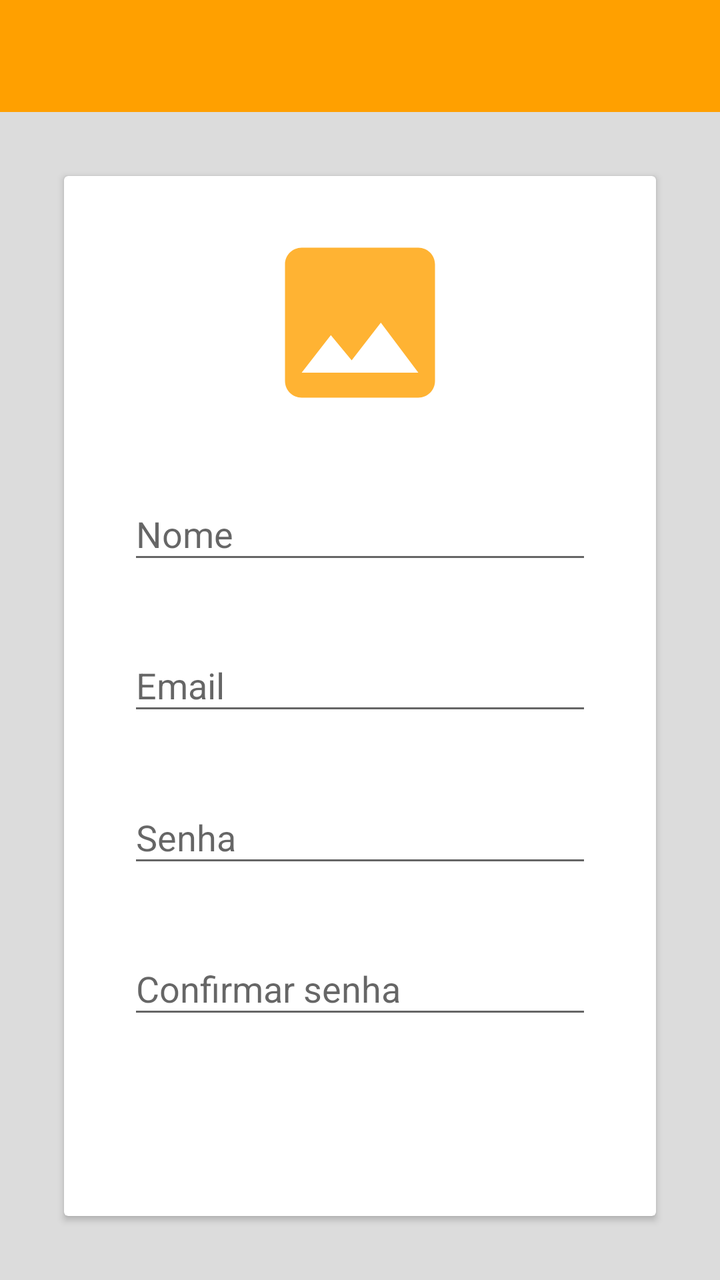
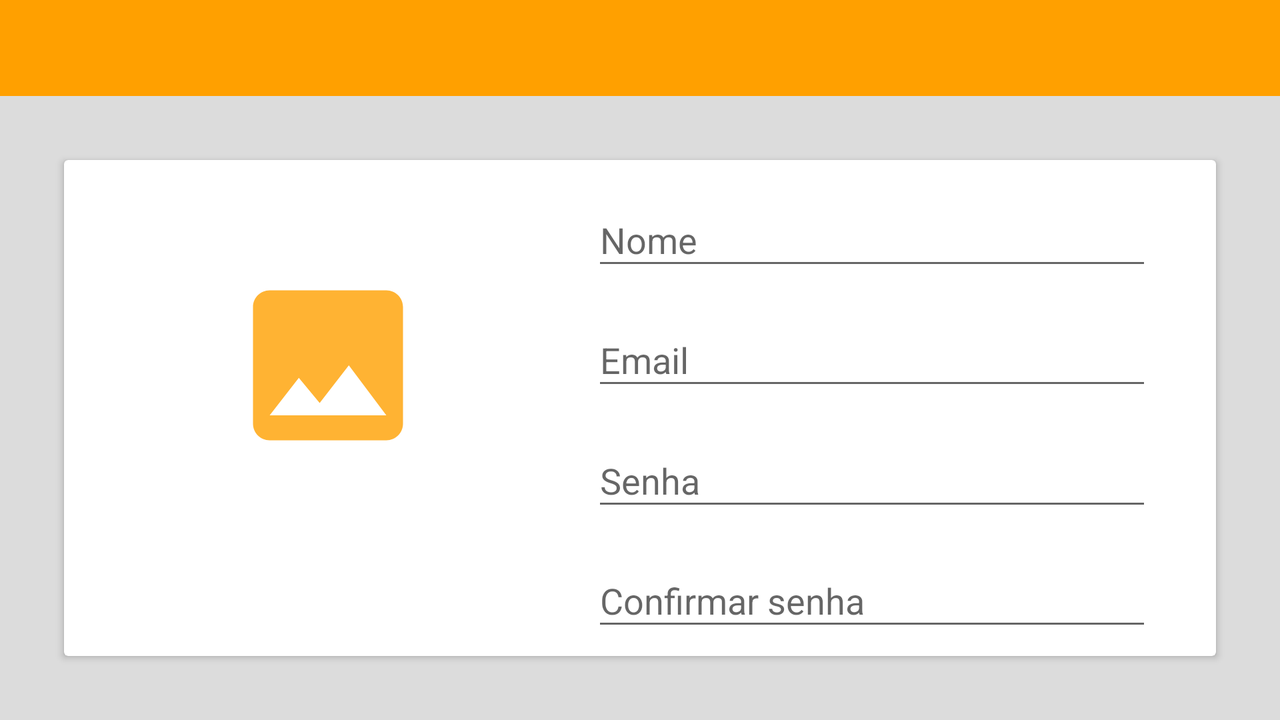

Compare how this app lays out the same screen by default and in its alternative resource folder. The renders come first, then the two layout files and the values they reference.
<!-- AndroidManifest.xml: application theme AppTheme -->
<!-- res/layout/activity_new_user.xml -->
<?xml version="1.0" encoding="utf-8"?>
<androidx.constraintlayout.widget.ConstraintLayout xmlns:android="http://schemas.android.com/apk/res/android"
    xmlns:app="http://schemas.android.com/apk/res-auto"
    xmlns:tools="http://schemas.android.com/tools"
    android:layout_width="match_parent"
    android:layout_height="match_parent"
    android:background="@color/colorGray"
    tools:context=".ui.login.LoginActivity">


    <androidx.appcompat.widget.Toolbar
        android:id="@+id/toolbarNewUser"
        android:layout_width="match_parent"
        android:layout_height="wrap_content"
        android:background="?attr/colorPrimary"
        app:layout_constraintEnd_toEndOf="parent"
        app:layout_constraintStart_toStartOf="parent"
        app:layout_constraintTop_toTopOf="parent" />




    <androidx.cardview.widget.CardView
        android:layout_width="match_parent"
        android:layout_height="0dp"
        android:layout_margin="32dp"
        app:layout_constraintBottom_toBottomOf="parent"
        app:layout_constraintEnd_toEndOf="parent"
        app:layout_constraintStart_toStartOf="parent"
        app:layout_constraintTop_toBottomOf="@+id/toolbarNewUser">

        <androidx.constraintlayout.widget.ConstraintLayout
            android:layout_width="match_parent"
            android:layout_height="match_parent">


            <ImageView
                android:id="@+id/imageView"
                android:layout_width="100dp"
                android:layout_height="100dp"
                android:background="@drawable/ic_action_photo"
                android:contentDescription="@string/logo"
                app:layout_constraintBottom_toTopOf="@+id/textInputLayout3"
                app:layout_constraintEnd_toEndOf="parent"
                app:layout_constraintStart_toStartOf="parent"
                app:layout_constraintTop_toTopOf="parent" />

            <com.google.android.material.textfield.TextInputLayout
                android:id="@+id/textInputLayout3"
                android:layout_width="match_parent"
                android:layout_height="wrap_content"
                android:layout_marginHorizontal="32dp"
                app:layout_constraintBottom_toTopOf="@+id/textInputLayout4"
                app:layout_constraintTop_toBottomOf="@+id/imageView"
                tools:layout_editor_absoluteX="32dp">

                <androidx.appcompat.widget.AppCompatEditText
                    android:id="@+id/editTextName"
                    android:layout_width="match_parent"
                    android:layout_height="wrap_content"
                    android:hint="@string/name"
                    android:inputType="textEmailAddress" />

            </com.google.android.material.textfield.TextInputLayout>


            <com.google.android.material.textfield.TextInputLayout
                android:id="@+id/textInputLayout4"
                android:layout_width="match_parent"
                android:layout_height="wrap_content"
                android:layout_marginHorizontal="32dp"
                app:layout_constraintBottom_toTopOf="@+id/textInputLayout"
                app:layout_constraintTop_toBottomOf="@+id/textInputLayout3"
                tools:layout_editor_absoluteX="32dp">

                <androidx.appcompat.widget.AppCompatEditText
                    android:id="@+id/editTextEmail"
                    android:layout_width="match_parent"
                    android:layout_height="wrap_content"
                    android:hint="@string/email"
                    android:inputType="textEmailAddress" />

            </com.google.android.material.textfield.TextInputLayout>

            <com.google.android.material.textfield.TextInputLayout
                android:id="@+id/textInputLayout"
                android:layout_width="match_parent"
                android:layout_height="wrap_content"
                android:layout_marginHorizontal="32dp"
                app:counterMaxLength="8"
                app:layout_constraintBottom_toTopOf="@+id/textInputLayout2"
                app:layout_constraintTop_toBottomOf="@+id/textInputLayout4"
                tools:layout_editor_absoluteX="32dp">

                <androidx.appcompat.widget.AppCompatEditText
                    android:id="@+id/editTextPassword"
                    android:layout_width="match_parent"
                    android:layout_height="wrap_content"
                    android:hint="@string/password"
                    android:inputType="textPassword" />

            </com.google.android.material.textfield.TextInputLayout>

            <com.google.android.material.textfield.TextInputLayout
                android:id="@+id/textInputLayout2"
                android:layout_width="match_parent"
                android:layout_height="wrap_content"
                android:layout_marginHorizontal="32dp"
                app:counterMaxLength="8"

                app:layout_constraintBottom_toTopOf="@+id/button"
                app:layout_constraintTop_toBottomOf="@+id/textInputLayout"
                tools:layout_editor_absoluteX="32dp">

                <androidx.appcompat.widget.AppCompatEditText
                    android:id="@+id/editTextPasswordConfirm"
                    android:layout_width="match_parent"
                    android:layout_height="wrap_content"
                    android:hint="@string/confirmar_password"
                    android:inputType="textPassword" />

            </com.google.android.material.textfield.TextInputLayout>

            <androidx.appcompat.widget.AppCompatButton
                android:id="@+id/button"
                style="@style/TextButton"
                android:layout_width="200dp"
                android:layout_height="47dp"
                android:text="@string/cadastrar"
                app:layout_constraintBottom_toBottomOf="parent"
                app:layout_constraintEnd_toEndOf="parent"
                app:layout_constraintHorizontal_bias="0.5"
                app:layout_constraintStart_toStartOf="parent"
                app:layout_constraintTop_toBottomOf="@+id/textInputLayout2" />


        </androidx.constraintlayout.widget.ConstraintLayout>
    </androidx.cardview.widget.CardView>
</androidx.constraintlayout.widget.ConstraintLayout>
<!-- resources referenced by this layout -->
<resources>
  <color name="colorGray">#DCDCDC</color>
  <!-- drawable ic_action_photo (drawable-anydpi) -->
  <vector xmlns:android="http://schemas.android.com/apk/res/android"
      android:width="150dp"
      android:height="150dp"
      android:viewportWidth="24"
      android:viewportHeight="24"
      android:tint="#FFA000"
      android:alpha="0.8">
      <path
          android:fillColor="#FF000000"
          android:pathData="M21,19V5c0,-1.1 -0.9,-2 -2,-2H5c-1.1,0 -2,0.9 -2,2v14c0,1.1 0.9,2 2,2h14c1.1,0 2,-0.9 2,-2zM8.5,13.5l2.5,3.01L14.5,12l4.5,6H5l3.5,-4.5z"/>
  </vector>
  <string name="cadastrar">Cadastrar</string>
  <string name="confirmar_password">Confirmar senha</string>
  <string name="email">Email</string>
  <string name="logo">logo</string>
  <string name="name">Nome</string>
  <string name="password">Senha</string>
  <style name="TextButton" parent="TextAppearance.AppCompat.Button">
          <item name="android:background">@drawable/background_button</item>
          <item name="android:textColor">@color/colorWrite</item>
      </style>
  <style name="AppTheme" parent="Theme.AppCompat.Light.NoActionBar">
          
          <item name="colorPrimary">@color/colorPrimary</item>
          <item name="colorPrimaryDark">@color/colorPrimaryDark</item>
          <item name="colorAccent">@color/colorAccent</item>
      </style>
  <color name="colorWrite">#FFFFFF</color>
  <color name="colorPrimary">#FFA000</color>
  <color name="colorPrimaryDark">#F57C00</color>
  <color name="colorAccent">#00ACC1</color>
</resources>
<!-- res/layout-land/activity_new_user.xml (the repository's variant of the layout above) -->
<!-- drawn on the phone turned sideways -->
<?xml version="1.0" encoding="utf-8"?>
<androidx.constraintlayout.widget.ConstraintLayout xmlns:android="http://schemas.android.com/apk/res/android"
    xmlns:app="http://schemas.android.com/apk/res-auto"
    xmlns:tools="http://schemas.android.com/tools"
    android:layout_width="match_parent"
    android:layout_height="match_parent"
    android:background="@color/colorGray"
    tools:context=".ui.login.LoginActivity">


    <androidx.appcompat.widget.Toolbar
        android:id="@+id/toolbarNewUser"
        android:layout_width="match_parent"
        android:layout_height="wrap_content"
        android:background="?attr/colorPrimary"
        app:layout_constraintEnd_toEndOf="parent"
        app:layout_constraintStart_toStartOf="parent"
        app:layout_constraintTop_toTopOf="parent" />




    <androidx.cardview.widget.CardView
        android:layout_width="match_parent"
        android:layout_height="0dp"
        android:layout_margin="32dp"
        app:layout_constraintBottom_toBottomOf="parent"
        app:layout_constraintEnd_toEndOf="parent"
        app:layout_constraintStart_toStartOf="parent"
        app:layout_constraintTop_toBottomOf="@+id/toolbarNewUser">

        <androidx.constraintlayout.widget.ConstraintLayout
            android:layout_width="match_parent"
            android:layout_height="match_parent">


            <ImageView
                android:id="@+id/imageView"
                android:layout_width="100dp"
                android:layout_height="100dp"
                android:background="@drawable/ic_action_photo"
                android:contentDescription="@string/logo"
                app:layout_constraintBottom_toBottomOf="parent"
                app:layout_constraintEnd_toEndOf="@+id/button"
                app:layout_constraintStart_toStartOf="@+id/button"
                app:layout_constraintTop_toTopOf="parent"
                app:layout_constraintVertical_bias="0.356" />

            <com.google.android.material.textfield.TextInputLayout
                android:id="@+id/textInputLayout3"
                android:layout_width="0dp"
                android:layout_height="wrap_content"
                android:layout_marginHorizontal="32dp"
                app:layout_constraintBottom_toTopOf="@+id/textInputLayout4"
                app:layout_constraintEnd_toEndOf="parent"
                app:layout_constraintStart_toEndOf="@+id/button"
                app:layout_constraintTop_toTopOf="parent">

                <androidx.appcompat.widget.AppCompatEditText
                    android:id="@+id/editTextName"
                    android:layout_width="match_parent"
                    android:layout_height="wrap_content"
                    android:hint="@string/name"
                    android:inputType="textEmailAddress" />

            </com.google.android.material.textfield.TextInputLayout>


            <com.google.android.material.textfield.TextInputLayout
                android:id="@+id/textInputLayout4"
                android:layout_width="0dp"
                android:layout_height="wrap_content"
                android:layout_marginHorizontal="32dp"
                app:layout_constraintBottom_toTopOf="@+id/textInputLayout"
                app:layout_constraintEnd_toEndOf="parent"
                app:layout_constraintStart_toEndOf="@+id/button"
                app:layout_constraintTop_toBottomOf="@+id/textInputLayout3">

                <androidx.appcompat.widget.AppCompatEditText
                    android:id="@+id/editTextEmail"
                    android:layout_width="match_parent"
                    android:layout_height="wrap_content"
                    android:hint="@string/email"
                    android:inputType="textEmailAddress" />

            </com.google.android.material.textfield.TextInputLayout>

            <com.google.android.material.textfield.TextInputLayout
                android:id="@+id/textInputLayout"
                android:layout_width="0dp"
                android:layout_height="wrap_content"
                android:layout_marginHorizontal="32dp"
                app:counterMaxLength="8"
                app:layout_constraintBottom_toTopOf="@+id/textInputLayout2"
                app:layout_constraintEnd_toEndOf="parent"
                app:layout_constraintStart_toEndOf="@+id/button"
                app:layout_constraintTop_toBottomOf="@+id/textInputLayout4">

                <androidx.appcompat.widget.AppCompatEditText
                    android:id="@+id/editTextPassword"
                    android:layout_width="match_parent"
                    android:layout_height="wrap_content"
                    android:hint="@string/password"
                    android:inputType="textPassword" />

            </com.google.android.material.textfield.TextInputLayout>

            <com.google.android.material.textfield.TextInputLayout
                android:id="@+id/textInputLayout2"
                android:layout_width="0dp"
                android:layout_height="wrap_content"
                android:layout_marginHorizontal="32dp"
                app:counterMaxLength="8"

                app:layout_constraintBottom_toBottomOf="parent"
                app:layout_constraintEnd_toEndOf="parent"
                app:layout_constraintStart_toEndOf="@+id/button"
                app:layout_constraintTop_toBottomOf="@+id/textInputLayout">

                <androidx.appcompat.widget.AppCompatEditText
                    android:id="@+id/editTextPasswordConfirm"
                    android:layout_width="match_parent"
                    android:layout_height="wrap_content"
                    android:hint="@string/confirmar_password"
                    android:inputType="textPassword" />

            </com.google.android.material.textfield.TextInputLayout>

            <androidx.appcompat.widget.AppCompatButton
                android:id="@+id/button"
                style="@style/TextButton"
                android:layout_width="200dp"
                android:layout_height="47dp"
                android:layout_marginStart="32dp"
                android:text="@string/cadastrar"
                app:layout_constraintBottom_toBottomOf="parent"
                app:layout_constraintStart_toStartOf="parent"
                app:layout_constraintTop_toBottomOf="@+id/imageView" />


        </androidx.constraintlayout.widget.ConstraintLayout>
    </androidx.cardview.widget.CardView>
</androidx.constraintlayout.widget.ConstraintLayout>
